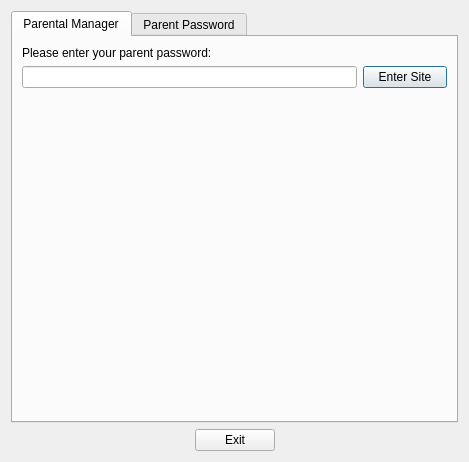
<?xml version="1.0" encoding="UTF-8"?>
<ui version="4.0">
 <class>CParentalControlDlg</class>
 <widget class="QDialog" name="CParentalControlDlg">
  <property name="geometry">
   <rect>
    <x>0</x>
    <y>0</y>
    <width>469</width>
    <height>462</height>
   </rect>
  </property>
  <property name="windowTitle">
   <string>Parental Cotrol Dialog</string>
  </property>
  <property name="locale">
   <locale language="English" country="UnitedStates"/>
  </property>
  <layout class="QVBoxLayout" name="verticalLayout_4">
   <item>
    <widget class="QTabWidget" name="tabWidget">
     <property name="currentIndex">
      <number>0</number>
     </property>
     <widget class="QWidget" name="tabParentalManager">
      <attribute name="icon">
       <iconset resource="../vlc-record.qrc">
        <normaloff>:/access/locked</normaloff>:/access/locked</iconset>
      </attribute>
      <attribute name="title">
       <string>Parental Manager</string>
      </attribute>
      <layout class="QVBoxLayout" name="verticalLayout_5">
       <property name="spacing">
        <number>0</number>
       </property>
       <property name="margin">
        <number>0</number>
       </property>
       <item>
        <widget class="QStackedWidget" name="stackedWidget">
         <property name="currentIndex">
          <number>0</number>
         </property>
         <widget class="QWidget" name="secPage">
          <layout class="QVBoxLayout" name="verticalLayout_6">
           <item>
            <widget class="QLabel" name="label_17">
             <property name="text">
              <string>Please enter your parent password:</string>
             </property>
            </widget>
           </item>
           <item>
            <layout class="QHBoxLayout" name="horizontalLayout_5" stretch="8,2">
             <item>
              <widget class="QLineEdit" name="linePasswd">
               <property name="echoMode">
                <enum>QLineEdit::Password</enum>
               </property>
              </widget>
             </item>
             <item>
              <widget class="QPushButton" name="btnEnterManager">
               <property name="text">
                <string>Enter Site</string>
               </property>
              </widget>
             </item>
            </layout>
           </item>
           <item>
            <spacer name="verticalSpacer">
             <property name="orientation">
              <enum>Qt::Vertical</enum>
             </property>
             <property name="sizeHint" stdset="0">
              <size>
               <width>20</width>
               <height>392</height>
              </size>
             </property>
            </spacer>
           </item>
          </layout>
         </widget>
         <widget class="QWidget" name="setPage">
          <layout class="QVBoxLayout" name="verticalLayout_7" stretch="20,1">
           <property name="spacing">
            <number>2</number>
           </property>
           <property name="margin">
            <number>3</number>
           </property>
           <item>
            <layout class="QHBoxLayout" name="horizontalLayout_6" stretch="5,5">
             <item>
              <widget class="QGroupBox" name="groupBox">
               <property name="title">
                <string>Channel Manager</string>
               </property>
               <layout class="QVBoxLayout" name="verticalLayout_8">
                <property name="spacing">
                 <number>4</number>
                </property>
                <property name="leftMargin">
                 <number>4</number>
                </property>
                <property name="rightMargin">
                 <number>4</number>
                </property>
                <property name="bottomMargin">
                 <number>4</number>
                </property>
                <item>
                 <widget class="QLabel" name="label_19">
                  <property name="text">
                   <string>Select Channels to hide:</string>
                  </property>
                 </widget>
                </item>
                <item>
                 <widget class="QListWidget" name="listHide">
                  <property name="editTriggers">
                   <set>QAbstractItemView::NoEditTriggers</set>
                  </property>
                  <property name="showDropIndicator" stdset="0">
                   <bool>false</bool>
                  </property>
                  <property name="alternatingRowColors">
                   <bool>false</bool>
                  </property>
                  <property name="selectionMode">
                   <enum>QAbstractItemView::MultiSelection</enum>
                  </property>
                 </widget>
                </item>
               </layout>
              </widget>
             </item>
             <item>
              <widget class="QGroupBox" name="groupBox_2">
               <property name="title">
                <string>VOD Manager</string>
               </property>
               <layout class="QVBoxLayout" name="verticalLayout_9">
                <property name="spacing">
                 <number>4</number>
                </property>
                <property name="leftMargin">
                 <number>4</number>
                </property>
                <property name="topMargin">
                 <number>9</number>
                </property>
                <property name="rightMargin">
                 <number>4</number>
                </property>
                <property name="bottomMargin">
                 <number>4</number>
                </property>
                <item>
                 <widget class="QScrollArea" name="scrollArea">
                  <property name="widgetResizable">
                   <bool>true</bool>
                  </property>
                  <widget class="QWidget" name="scrollAreaContents">
                   <property name="geometry">
                    <rect>
                     <x>0</x>
                     <y>0</y>
                     <width>203</width>
                     <height>319</height>
                    </rect>
                   </property>
                  </widget>
                 </widget>
                </item>
               </layout>
              </widget>
             </item>
            </layout>
           </item>
           <item>
            <layout class="QHBoxLayout" name="horizontalLayout_7">
             <property name="spacing">
              <number>2</number>
             </property>
             <item>
              <spacer name="horizontalSpacer">
               <property name="orientation">
                <enum>Qt::Horizontal</enum>
               </property>
               <property name="sizeHint" stdset="0">
                <size>
                 <width>40</width>
                 <height>20</height>
                </size>
               </property>
              </spacer>
             </item>
             <item>
              <widget class="QPushButton" name="btnSaveExitManager">
               <property name="text">
                <string>Save and &amp;Exit</string>
               </property>
              </widget>
             </item>
             <item>
              <spacer name="horizontalSpacer_2">
               <property name="orientation">
                <enum>Qt::Horizontal</enum>
               </property>
               <property name="sizeHint" stdset="0">
                <size>
                 <width>40</width>
                 <height>20</height>
                </size>
               </property>
              </spacer>
             </item>
            </layout>
           </item>
          </layout>
         </widget>
        </widget>
       </item>
      </layout>
     </widget>
     <widget class="QWidget" name="tabPassword">
      <attribute name="title">
       <string>Parent Password</string>
      </attribute>
      <layout class="QVBoxLayout" name="verticalLayout_3">
       <item>
        <widget class="QGroupBox" name="groupBox_3">
         <property name="title">
          <string>Changing of Parent Password</string>
         </property>
         <layout class="QVBoxLayout" name="verticalLayout_2">
          <item>
           <widget class="QFrame" name="frame">
            <property name="frameShape">
             <enum>QFrame::StyledPanel</enum>
            </property>
            <property name="frameShadow">
             <enum>QFrame::Raised</enum>
            </property>
            <layout class="QGridLayout" name="gridLayout">
             <item row="0" column="0">
              <spacer name="horizontalSpacer_7">
               <property name="orientation">
                <enum>Qt::Horizontal</enum>
               </property>
               <property name="sizeHint" stdset="0">
                <size>
                 <width>40</width>
                 <height>20</height>
                </size>
               </property>
              </spacer>
             </item>
             <item row="0" column="1">
              <widget class="QLabel" name="label_14">
               <property name="text">
                <string>Enter Old Parent Password: </string>
               </property>
              </widget>
             </item>
             <item row="0" column="2">
              <widget class="QLineEdit" name="lineOldPCode">
               <property name="enabled">
                <bool>true</bool>
               </property>
               <property name="sizePolicy">
                <sizepolicy hsizetype="Fixed" vsizetype="Fixed">
                 <horstretch>0</horstretch>
                 <verstretch>0</verstretch>
                </sizepolicy>
               </property>
               <property name="toolTip">
                <string>Number only (0 ... 9)!</string>
               </property>
               <property name="text">
                <string/>
               </property>
               <property name="echoMode">
                <enum>QLineEdit::Password</enum>
               </property>
              </widget>
             </item>
             <item row="0" column="3">
              <spacer name="horizontalSpacer_10">
               <property name="orientation">
                <enum>Qt::Horizontal</enum>
               </property>
               <property name="sizeHint" stdset="0">
                <size>
                 <width>40</width>
                 <height>20</height>
                </size>
               </property>
              </spacer>
             </item>
             <item row="1" column="0">
              <spacer name="horizontalSpacer_8">
               <property name="orientation">
                <enum>Qt::Horizontal</enum>
               </property>
               <property name="sizeHint" stdset="0">
                <size>
                 <width>40</width>
                 <height>20</height>
                </size>
               </property>
              </spacer>
             </item>
             <item row="1" column="1">
              <widget class="QLabel" name="label_15">
               <property name="text">
                <string>Enter New Parent Password: </string>
               </property>
              </widget>
             </item>
             <item row="1" column="2">
              <widget class="QLineEdit" name="lineNewPCode">
               <property name="enabled">
                <bool>true</bool>
               </property>
               <property name="sizePolicy">
                <sizepolicy hsizetype="Fixed" vsizetype="Fixed">
                 <horstretch>0</horstretch>
                 <verstretch>0</verstretch>
                </sizepolicy>
               </property>
               <property name="toolTip">
                <string>Number only (0 ... 9)!</string>
               </property>
               <property name="text">
                <string/>
               </property>
               <property name="echoMode">
                <enum>QLineEdit::Password</enum>
               </property>
              </widget>
             </item>
             <item row="1" column="3">
              <spacer name="horizontalSpacer_11">
               <property name="orientation">
                <enum>Qt::Horizontal</enum>
               </property>
               <property name="sizeHint" stdset="0">
                <size>
                 <width>40</width>
                 <height>20</height>
                </size>
               </property>
              </spacer>
             </item>
             <item row="2" column="1">
              <widget class="QLabel" name="label_16">
               <property name="text">
                <string>Confirm New Parent Password: </string>
               </property>
              </widget>
             </item>
             <item row="2" column="2">
              <widget class="QLineEdit" name="lineConfirmPCode">
               <property name="enabled">
                <bool>true</bool>
               </property>
               <property name="sizePolicy">
                <sizepolicy hsizetype="Fixed" vsizetype="Fixed">
                 <horstretch>0</horstretch>
                 <verstretch>0</verstretch>
                </sizepolicy>
               </property>
               <property name="toolTip">
                <string>Number only (0 ... 9)!</string>
               </property>
               <property name="text">
                <string/>
               </property>
               <property name="echoMode">
                <enum>QLineEdit::Password</enum>
               </property>
              </widget>
             </item>
             <item row="2" column="0">
              <spacer name="horizontalSpacer_9">
               <property name="orientation">
                <enum>Qt::Horizontal</enum>
               </property>
               <property name="sizeHint" stdset="0">
                <size>
                 <width>40</width>
                 <height>20</height>
                </size>
               </property>
              </spacer>
             </item>
             <item row="2" column="3">
              <spacer name="horizontalSpacer_12">
               <property name="orientation">
                <enum>Qt::Horizontal</enum>
               </property>
               <property name="sizeHint" stdset="0">
                <size>
                 <width>45</width>
                 <height>20</height>
                </size>
               </property>
              </spacer>
             </item>
            </layout>
           </widget>
          </item>
          <item>
           <spacer name="verticalSpacer_2">
            <property name="orientation">
             <enum>Qt::Vertical</enum>
            </property>
            <property name="sizeHint" stdset="0">
             <size>
              <width>20</width>
              <height>203</height>
             </size>
            </property>
           </spacer>
          </item>
          <item>
           <layout class="QHBoxLayout" name="horizontalLayout_2">
            <item>
             <spacer name="horizontalSpacer_4">
              <property name="orientation">
               <enum>Qt::Horizontal</enum>
              </property>
              <property name="sizeHint" stdset="0">
               <size>
                <width>40</width>
                <height>20</height>
               </size>
              </property>
             </spacer>
            </item>
            <item>
             <widget class="QPushButton" name="btnChgPCode">
              <property name="sizePolicy">
               <sizepolicy hsizetype="Fixed" vsizetype="Fixed">
                <horstretch>0</horstretch>
                <verstretch>0</verstretch>
               </sizepolicy>
              </property>
              <property name="minimumSize">
               <size>
                <width>140</width>
                <height>0</height>
               </size>
              </property>
              <property name="text">
               <string>Change</string>
              </property>
             </widget>
            </item>
            <item>
             <spacer name="horizontalSpacer_3">
              <property name="orientation">
               <enum>Qt::Horizontal</enum>
              </property>
              <property name="sizeHint" stdset="0">
               <size>
                <width>40</width>
                <height>20</height>
               </size>
              </property>
             </spacer>
            </item>
           </layout>
          </item>
         </layout>
        </widget>
       </item>
      </layout>
     </widget>
    </widget>
   </item>
   <item>
    <layout class="QHBoxLayout" name="hLayoutButtons">
     <item>
      <spacer name="horizontalSpacer_5">
       <property name="orientation">
        <enum>Qt::Horizontal</enum>
       </property>
       <property name="sizeHint" stdset="0">
        <size>
         <width>40</width>
         <height>20</height>
        </size>
       </property>
      </spacer>
     </item>
     <item>
      <widget class="QPushButton" name="pushCancel">
       <property name="text">
        <string>Exit</string>
       </property>
      </widget>
     </item>
     <item>
      <spacer name="horizontalSpacer_6">
       <property name="orientation">
        <enum>Qt::Horizontal</enum>
       </property>
       <property name="sizeHint" stdset="0">
        <size>
         <width>40</width>
         <height>20</height>
        </size>
       </property>
      </spacer>
     </item>
    </layout>
   </item>
  </layout>
 </widget>
 <resources>
  <include location="../vlc-record.qrc"/>
 </resources>
 <connections>
  <connection>
   <sender>pushCancel</sender>
   <signal>clicked()</signal>
   <receiver>CParentalControlDlg</receiver>
   <slot>reject()</slot>
   <hints>
    <hint type="sourcelabel">
     <x>355</x>
     <y>434</y>
    </hint>
    <hint type="destinationlabel">
     <x>366</x>
     <y>290</y>
    </hint>
   </hints>
  </connection>
 </connections>
</ui>
